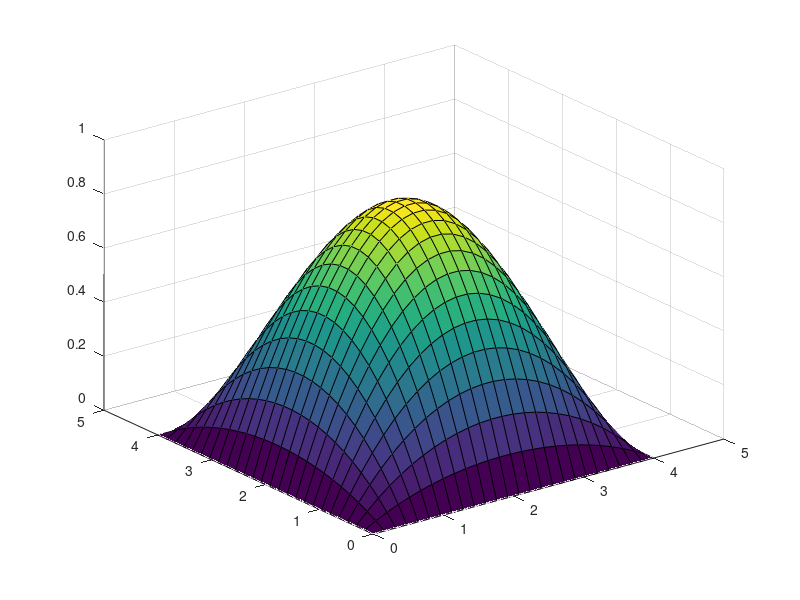

The MATLAB script that drew this image:
clc
clear
close all

m = 5; n = 5;
X = [
    0 1 2 3 4;
    0 1 2 3 4;
    0 1 2 3 4;
    0 1 2 3 4;
    0 1 2 3 4;
];

Y = [
    0 0 0 0 0;
    1 1 1 1 1;
    2 2 2 2 2;
    3 3 3 3 3;
    4 4 4 4 4;
];

Z = [
    0 0 0 0 0;
    0 1 1 1 0;
    0 1 2 1 0;
    0 1 1 1 0;
    0 0 0 0 0;
];

u = 0:0.04:1;
v = 0:0.04:1;
x = zeros(length(u),length(v));
y = zeros(length(u),length(v));
z = zeros(length(u),length(v));

for k = 1:length(u)
    for l = 1:length(v)
        for i = 0:(m-1)
            for j = 0:(n-1)
                x(k,l) = x(k,l) + nchoosek(m-1,i)*(1-u(k))^(m-i-1)*(u(k)^i)*nchoosek(n-1,j)*(1-v(l))^(n-j-1)*(v(l)^j)*X(i+1,j+1);
                y(k,l) = y(k,l) + nchoosek(m-1,i)*(1-u(k))^(m-i-1)*(u(k)^i)*nchoosek(n-1,j)*(1-v(l))^(n-j-1)*(v(l)^j)*Y(i+1,j+1);
                z(k,l) = z(k,l) + nchoosek(m-1,i)*(1-u(k))^(m-i-1)*(u(k)^i)*nchoosek(n-1,j)*(1-v(l))^(n-j-1)*(v(l)^j)*Z(i+1,j+1);
            end
        end    
    end
end

surf(x,y,z);